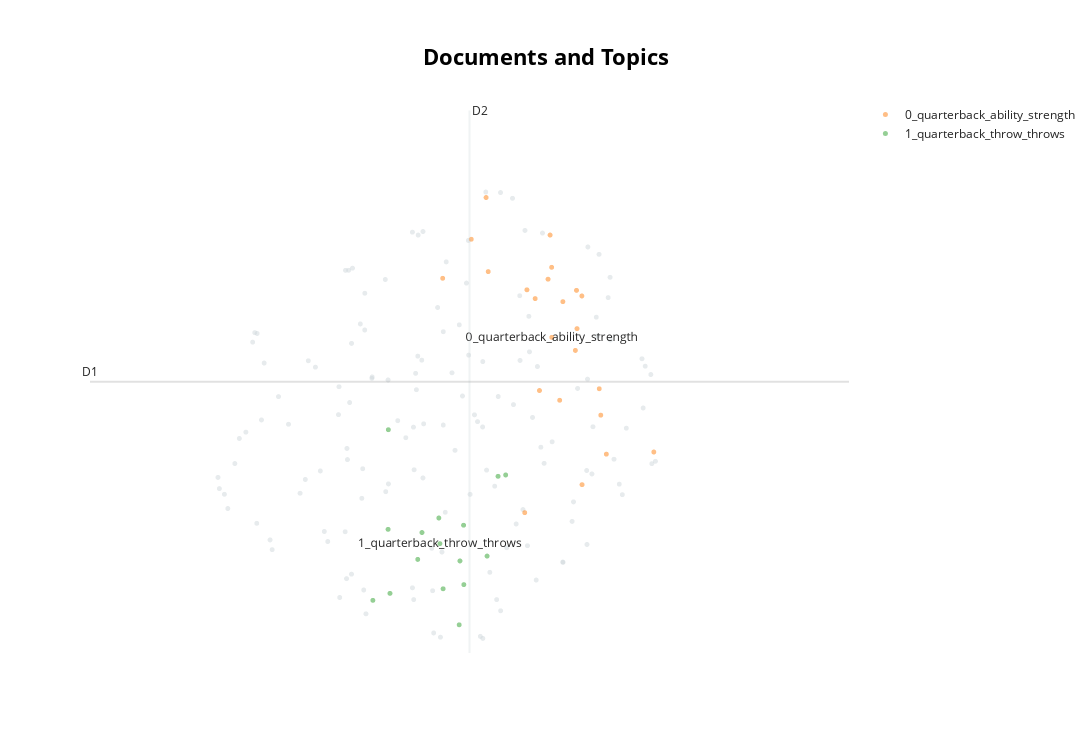

The notebook cell saved with this chart:
### Code cell
sentence_model = SentenceTransformer("all-MiniLM-L6-v2")
embeddings = sentence_model.encode(docs['composite'])

# Run the visualization with the original embeddings
topic_model.visualize_documents(docs['Name'], embeddings=embeddings)

### Figure 1 — Plotly figure (JSON) as saved in the notebook; plotly's stock layout.template omitted (floating-point values rounded to 4 significant figures; data arrays with more than 128 entries replaced by an {"elided": "..."} marker saying what was removed)
{"data": [{"hoverinfo": "text", "hovertext": {"elided": "142 str values"}, "marker": {"color": "#CFD8DC", "opacity": 0.5, "size": 5}, "mode": "markers+text", "name": "other", "showlegend": false, "type": "scattergl", "x": {"elided": "142 float values"}, "y": {"elided": "142 float values"}}, {"hoverinfo": "text", "hovertext": ["Teddy Bridgewater", "Tajh Boyd", "Blake Bortles", "Tyrod Taylor", "Keith Wenning", "Colin Kaepernick", "Hendon Hooker", "Tommy Stevens", "Zac Dysert", "Cam Ward", "David Fales", "Brandon Doughty", "Jimmy Clausen", "Cody Kessler", "AJ McCarron", "Tom Savage", "Bryce Petty", "Derek Carr", "Johnny Manziel", "Trevor Lawrence", "Aaron Rodgers", "Tony Pike", null], "marker": {"opacity": 0.5, "size": 5}, "mode": "markers+text", "name": "0_quarterback_ability_strength", "text": ["", "", "", "", "", "", "", "", "", "", "", "", "", "", "", "", "", "", "", "", "", "", "0_quarterback_ability_strength"], "textfont": {"size": 12}, "type": "scattergl", "x": [12.41, 11.27, 11.53, 10.38, 11.19, 11.65, 11.95, 11.42, 10.79, 11.9, 11.39, 10.81, 11.72, 11.5, 11.66, 11.88, 11.31, 11.72, 11.41, 11.17, 10.65, 11.67, 11.43], "y": [2.578, 3.972, 3.944, 4.157, 4.052, 3.501, 2.559, 4.256, 4.89, 2.913, 4.148, 4.217, 2.282, 3.048, 4.047, 3.153, 3.137, 3.996, 4.549, 2.027, 4.511, 3.699, 3.62]}, {"hoverinfo": "text", "hovertext": ["Kellen Mond", "Drake Maye", "Gardner Minshew", "Justin Herbert", "Trey Lance", "Matt Corral", "Dwayne Haskins", "CJ Stroud", "Joe Flacco", "Jordan Love", "Cole Mcdonald", "Jayden Daniels", "Davis Mills", "Will Levis", "Desmond Ridder", null], "marker": {"opacity": 0.5, "size": 5}, "mode": "markers+text", "name": "1_quarterback_throw_throws", "text": ["", "", "", "", "", "", "", "", "", "", "", "", "", "", "", "1_quarterback_throw_throws"], "textfont": {"size": 12}, "type": "scattergl", "x": [9.868, 10.54, 10.98, 10.18, 9.704, 10.14, 9.85, 9.853, 10.8, 10.58, 10.91, 10.53, 10.38, 10.58, 10.34, 10.35], "y": [1.294, 1.589, 2.37, 1.847, 1.231, 1.603, 1.876, 2.781, 1.633, 1.913, 2.357, 1.008, 1.336, 1.373, 1.979, 1.746]}], "layout": {"annotations": [{"showarrow": false, "text": "D1", "x": 6.981, "y": 3.217, "yshift": 10}, {"showarrow": false, "text": "D2", "x": 10.63, "xshift": 10, "y": 5.681}], "height": 750, "shapes": [{"line": {"color": "#CFD8DC", "width": 2}, "type": "line", "x0": 10.63, "x1": 10.63, "y0": 0.7522, "y1": 5.681}, {"line": {"color": "#9E9E9E", "width": 2}, "type": "line", "x0": 6.981, "x1": 14.29, "y0": 3.217, "y1": 3.217}], "title": {"font": {"color": "Black", "size": 22}, "text": "<b>Documents and Topics</b>", "x": 0.5, "xanchor": "center", "yanchor": "top"}, "width": 1200, "xaxis": {"visible": false}, "yaxis": {"visible": false}}}
